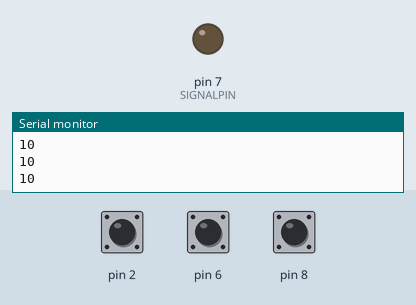
A sketch run on a simulated Arduino Uno, built with avr-gcc and run on an emulated ATmega328P. On the bench: output pins drawn as LEDs (lit = HIGH), the last lines printed to the serial monitor. The inputs (shaded band) are chosen by the test bench; at power-on: pin 8 HIGH, pin 2 HIGH, pin 6 HIGH.

Above: at 1.2 s.
1.3 s: pin 8 pulled LOW for 0.15 s
At 1.7 s:
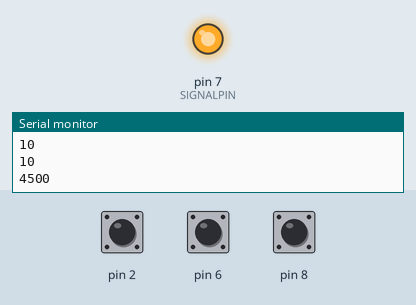
3.3 s: pin 8 pulled LOW for 3.2 s
At 7.6 s:
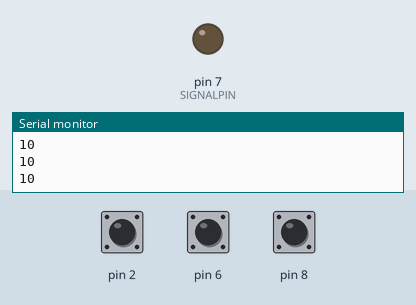
Timing chart, 0 to 9.1 s (numbered marks = the images above; inputs shaded):
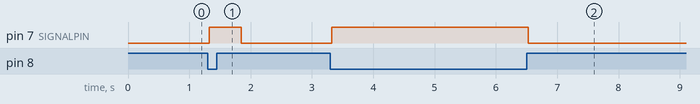

The sketch:

SendDigit2RPI.ino
```cpp
// Send a digit to RPI GPIO via capsense


#define SIGNALPIN 7
#include <CapSense.h>

CapSense   cs_4_2 = CapSense(4,2);        // 1M resistor between pins 4 & 2, pin 2 is sensor pin, add a wire and or foil if desired
CapSense   cs_4_6 = CapSense(4,6);        // 5M resistor between pins 4 & 6, pin 6 is sensor pin, add a wire and or foil
CapSense   cs_4_8 = CapSense(4,8);        // 10M resistor between pins 4 & 8, pin 8 is sensor pin, add a wire and or foil

int prev3 = 0;

void setup()
{
   cs_4_2.set_CS_AutocaL_Millis(0xFFFFFFFF);     // turn off autocalibrate on channel 1 - just as an example
   Serial.begin(9600);
  pinMode(SIGNALPIN,OUTPUT);
}

void loop()
{
  long start = millis();
  long total1 =  cs_4_2.capSense(30);
  long total2 =  cs_4_6.capSense(30);
  long total3 =  cs_4_8.capSense(30);

  //Serial.print(millis() - start);        // check on performance in milliseconds
  //Serial.print("\t");                    // tab character for debug windown spacing
  //Serial.print(total1);                  // print sensor output 1
  //Serial.print("\t");
  //Serial.print(total2);                  // print sensor output 2
  //Serial.print("\t");
  Serial.println(total3);                // print sensor output 3

  delay(10);                             // arbitrary delay to limit data to serial port
  if ( total3 > 500 && prev3 == 0 )
  {
    digitalWrite(SIGNALPIN,HIGH);
    prev3 = 1;
    delay(500);
  }
  else if ( total3 < 500 && prev3 == 1)
  {
    digitalWrite(SIGNALPIN,LOW);
    prev3 = 0;
    delay(500);
  }
}
```

Measured:
- after the input at 1.3 s, pin 7 (SIGNALPIN): LOW → HIGH at once, → LOW 0.52 s later
- after the input at 3.3 s, pin 7 (SIGNALPIN): LOW → HIGH at once, → LOW 3.2 s later
